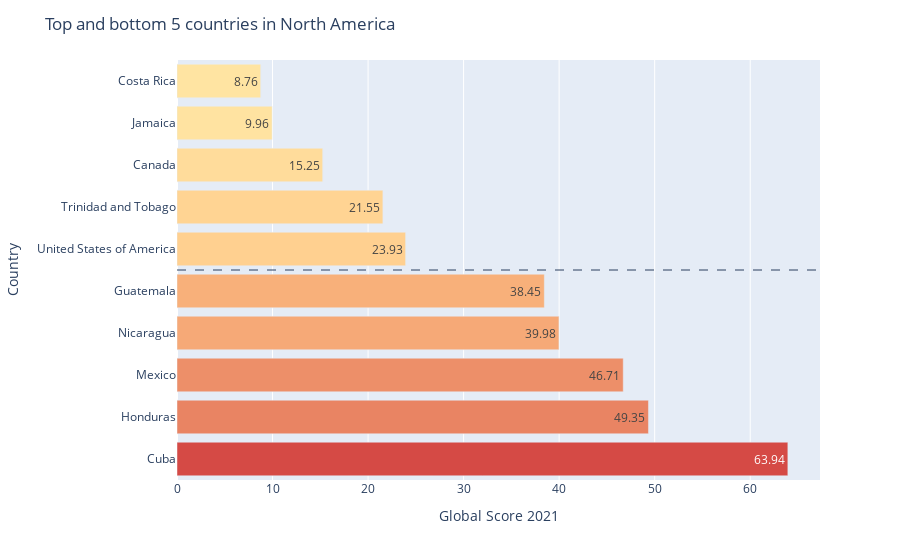

Notebook code cell kept with this figure:
### Code cell
df=combined.loc[combined['Continent_Name']=='North America',:].sort_values(by='Global Score 2021',ascending=False)

df=pd.concat([pd.DataFrame(df.head(5)),pd.DataFrame(df.tail(5))])

fig=px.bar(y=df['Country Name'],
       x=df['Global Score 2021'],
       orientation='h',
       text=df['Global Score 2021'],
       color=df['Global Score 2021'],
       color_continuous_scale=color_scale,
       range_color=[0,100])
fig.update_layout(
    title="Top and bottom 5 countries in North America",
    xaxis_title="Global Score 2021",
    yaxis_title="Country",
    coloraxis_showscale=False
)
fig.add_hline(y=4.5, line_width=1, line_dash="dash")

### Figure 1 — Plotly figure (JSON) as saved in the notebook; plotly's stock layout.template omitted (floating-point values rounded to 4 significant figures)
{"data": [{"alignmentgroup": "True", "hovertemplate": "x=%{x}<br>y=%{y}<br>text=%{text}<br>color=%{marker.color}<extra></extra>", "legendgroup": "", "marker": {"color": [63.94, 49.35, 46.71, 39.98, 38.45, 23.93, 21.55, 15.25, 9.96, 8.76], "coloraxis": "coloraxis"}, "name": "", "offsetgroup": "", "orientation": "h", "showlegend": false, "text": [63.94, 49.35, 46.71, 39.98, 38.45, 23.93, 21.55, 15.25, 9.96, 8.76], "textposition": "auto", "type": "bar", "x": [63.94, 49.35, 46.71, 39.98, 38.45, 23.93, 21.55, 15.25, 9.96, 8.76], "xaxis": "x", "y": ["Cuba", "Honduras", "Mexico", "Nicaragua", "Guatemala", "United States of America", "Trinidad and Tobago", "Canada", "Jamaica", "Costa Rica"], "yaxis": "y"}], "layout": {"barmode": "relative", "coloraxis": {"cmax": 100, "cmin": 0, "colorbar": {"title": {"text": "color"}}, "colorscale": [[0, "#fff0ad"], [0.3333, "#ffc485"], [0.6667, "#d13f3f"], [1, "#ad0034"]], "showscale": false}, "legend": {"tracegroupgap": 0}, "margin": {"t": 60}, "shapes": [{"line": {"dash": "dash", "width": 1}, "type": "line", "x0": 0, "x1": 1, "xref": "x domain", "y0": 4.5, "y1": 4.5, "yref": "y"}], "title": {"text": "Top and bottom 5 countries in North America"}, "xaxis": {"anchor": "y", "domain": [0, 1], "title": {"text": "Global Score 2021"}}, "yaxis": {"anchor": "x", "domain": [0, 1], "title": {"text": "Country"}}}}
